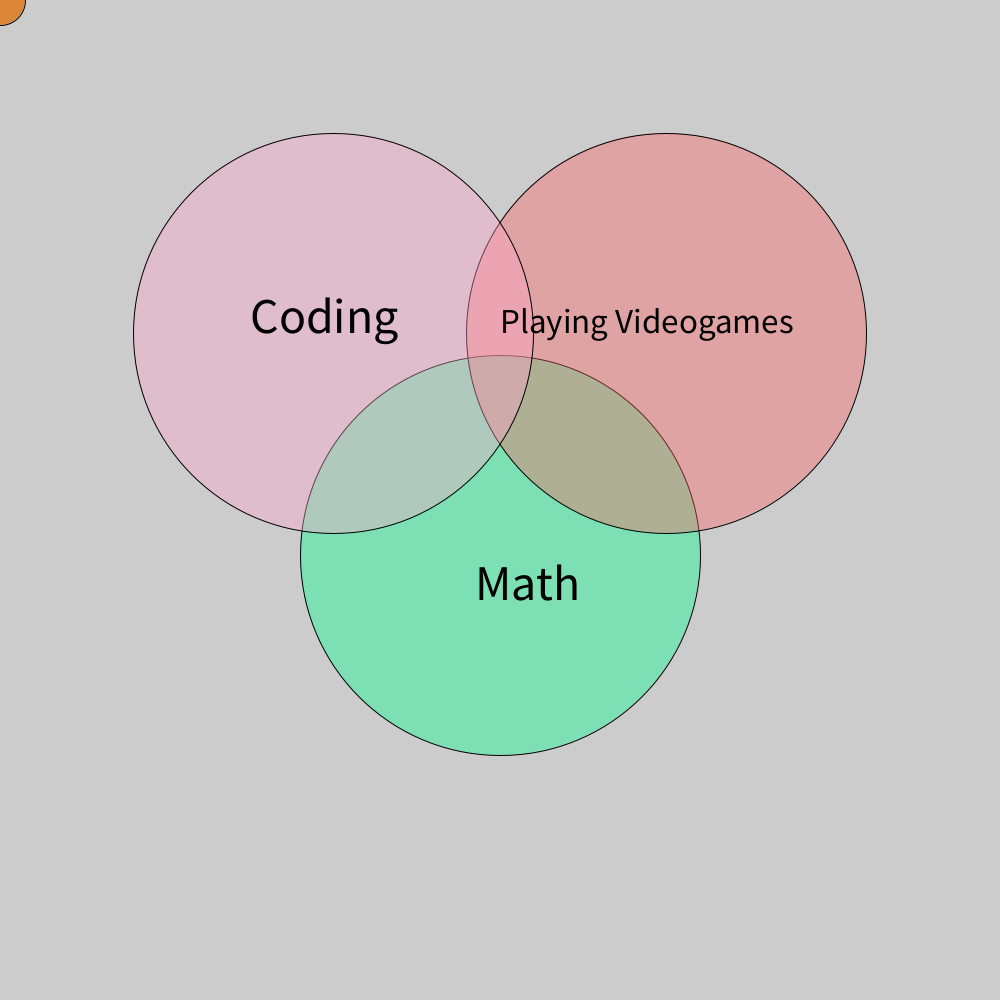
Frame 1 (no input)
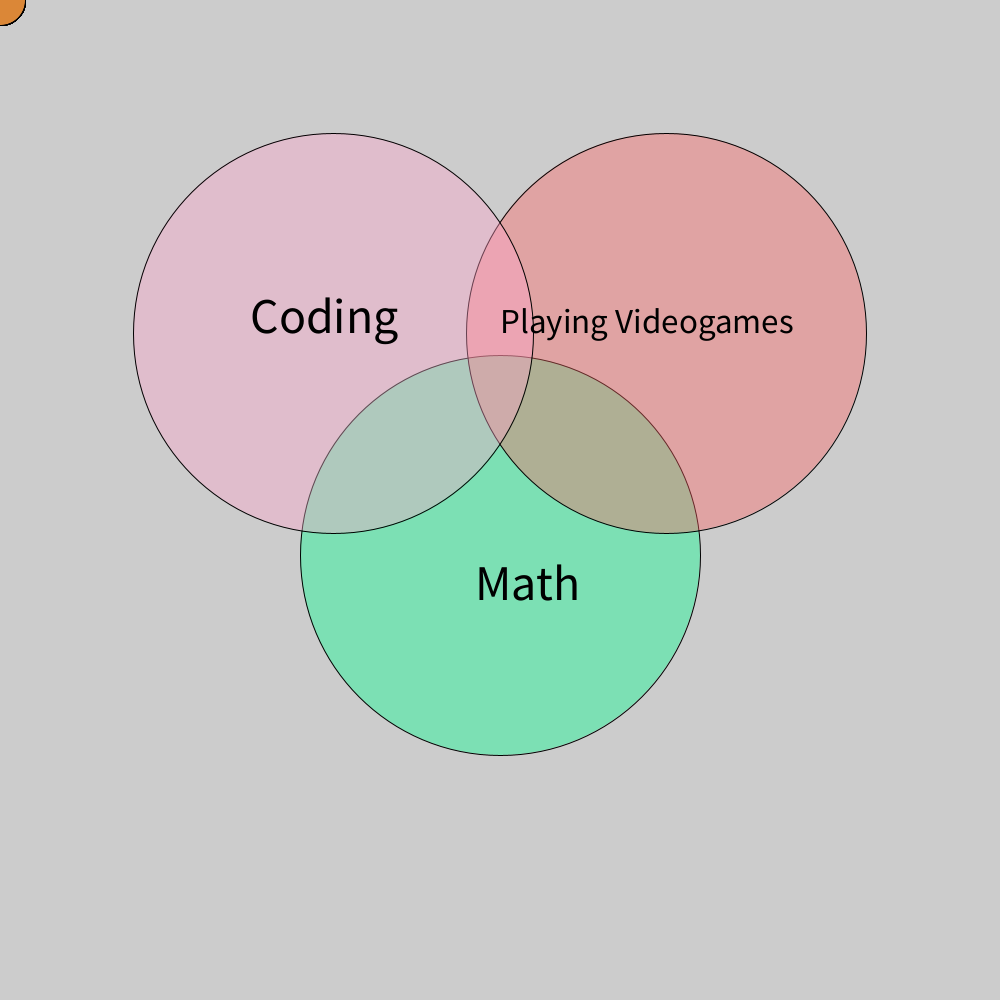
Frame 60 (the mouse pressed at the canvas centre just before this capture)
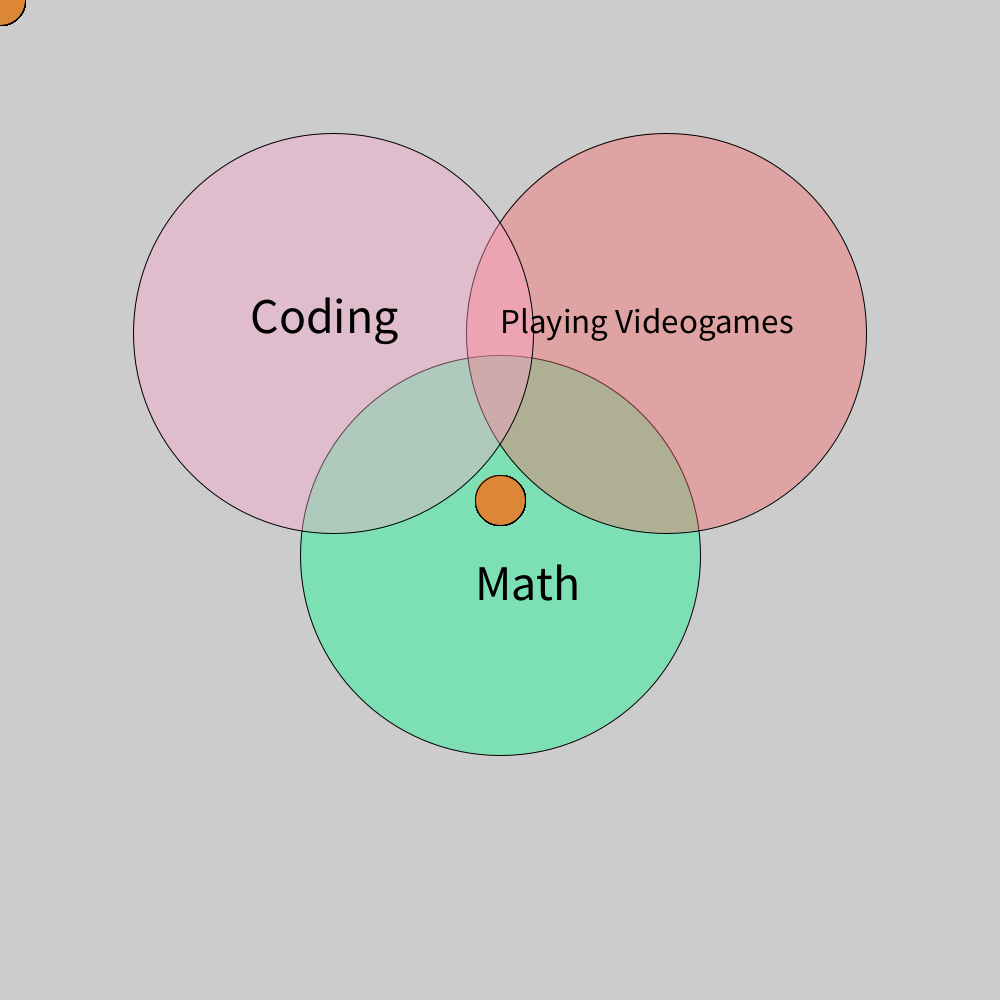
Frame 120 (the mouse held since frame 60 and released just before this capture)

The Processing sketch that drew these frames (run headless with seeded random() and noise(); from frame 60 on, the mouse is pressed at the canvas centre):

// Processing sketch: Angel_s_venn_diagram
// ── Angel_s_venn_diagram.pde
void setup(){
  fill(0,255,142,100);
  size(1000,1000);
  ellipse(500,555,400,400);
  fill(292,99,99,100);
  ellipse(666,333,400,400);
  fill(255,167,204,100);
  ellipse(333,333,400,400);
  fill(0,0,0);
  textSize(50);
  text("Coding",250,333);
  textSize(35);
  text("Playing Videogames",500,333);
  textSize(50);
  text("Math",475,600);
  
}
void draw(){
  print("sup ");
  fill(219,135,55);
  ellipse(mouseX,mouseY,50,50);

}
